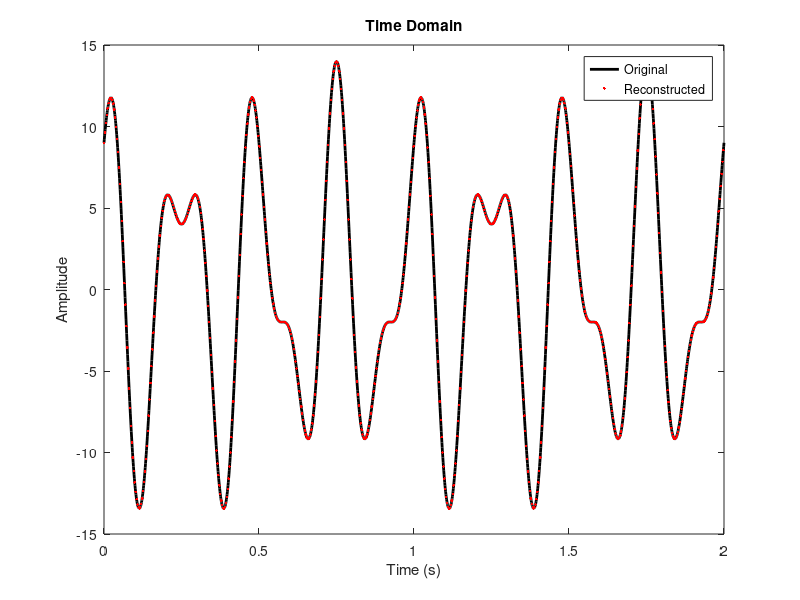
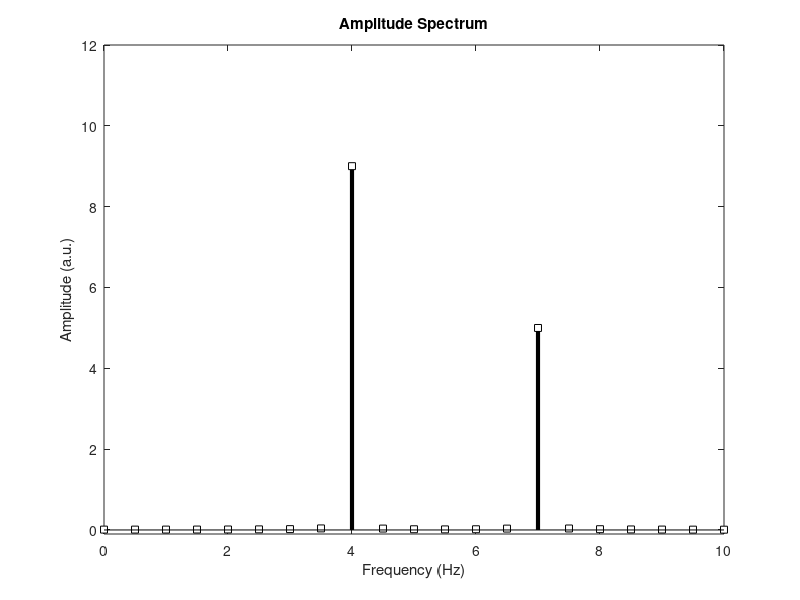
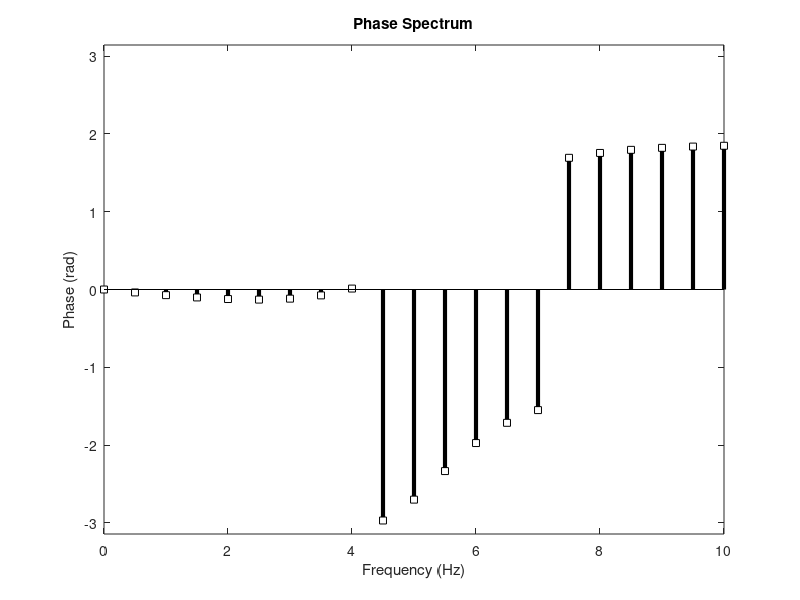

The MATLAB script that drew these images, in order:
% Create the signal
samp_rate = 1000; % Sampling rate
t=0: 1/samp_rate : 2; % Sampling rate
time=0:0.001:2;
pts = length(time);
%fprintf(time)
signal1 = 2.5*sin(2*pi*4*t) + 1.5*sin(2*pi*6.5*t);
signal2 = 9*cos(2*pi*4*t) + 5*sin(2*pi*7*t) + 2*sin(pi*3*t) + 2*cos(9*pi*5*t);
signal = 9*cos(2*pi*4*t) + 5*sin(2*pi*7*t);
% Prepare the Fourier Transform
Frr_time = (0: pts -1)/pts;
Frr_coef = zeros(size(signal));
for fi = 1:pts
% Create a complex sine wave
csw = exp(-i *2*pi*(fi-1)*Frr_time);
% Compute the dot product between the sine wave and the signal
Frr_coef(fi) = sum (signal.*csw)/pts; % These are called the Fourier Coefficients
end
% Extract the amplitudes
ampls = 2 * abs(Frr_coef);
% Compute the frequencies vector
hz = linspace(0, samp_rate/2, floor(pts/2)+1);
%-------------------
figure(1), clf
%subplot(311)
plot(t, signal, 'k', 'linew', 2)
xlabel('Time (s)'), ylabel('Amplitude')
title('Time Domain')
%-------------------
%subplot(312)
figure(2)
stem(hz, ampls(1:length(hz)), 'ks-', 'linew', 3, 'markersize', 5, 'markerfacecolor', 'w')
% Make plot look a nicer
set(gca, 'xlim', [0 10], 'ylim', [-0.1 12])
xlabel('Frequency (Hz)'), ylabel('Amplitude (a.u.)')
title('Amplitude Spectrum')

% Plot the angles
%-------------------
%subplot(313)
figure(3)
stem(hz, angle(Frr_coef (1:length(hz))), 'ks-', 'linew', 3, 'markersize', 5, 'markerfacecolor','w')
% Make plot look a nicer
set(gca, 'xlim', [0 10], 'ylim', [-1 1]*pi)
xlabel('Frequency (Hz)'), ylabel('Phase (rad)')
title('Phase Spectrum')
%plot reconstructed time series on top of the original time series
reconTS = real(ifft(Frr_coef)) * pts ;
%-------------------
%subplot (311), hold on
figure(1), hold on
plot(time(1:3:end), reconTS(1:3:end), 'r.')
legend ({'Original' ; 'Reconstructed'})
% Inspect the two time series, they should be identical!
zoom on